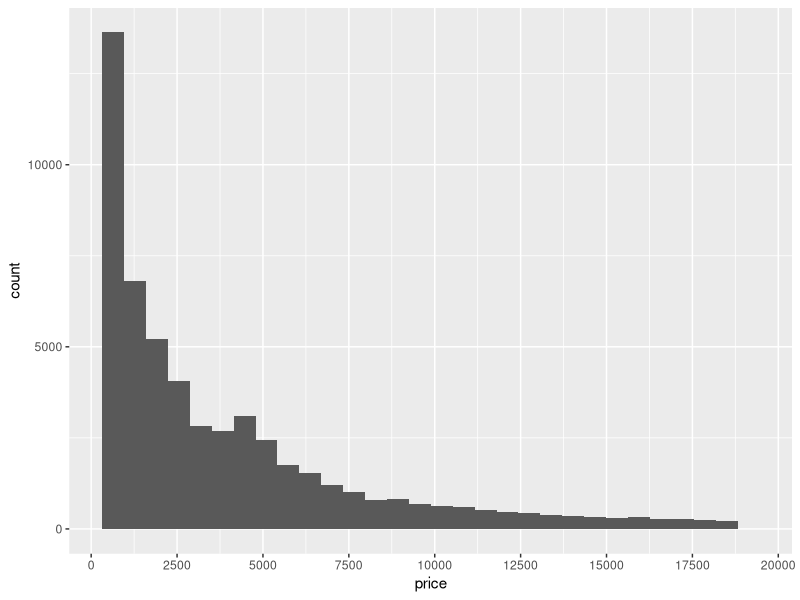
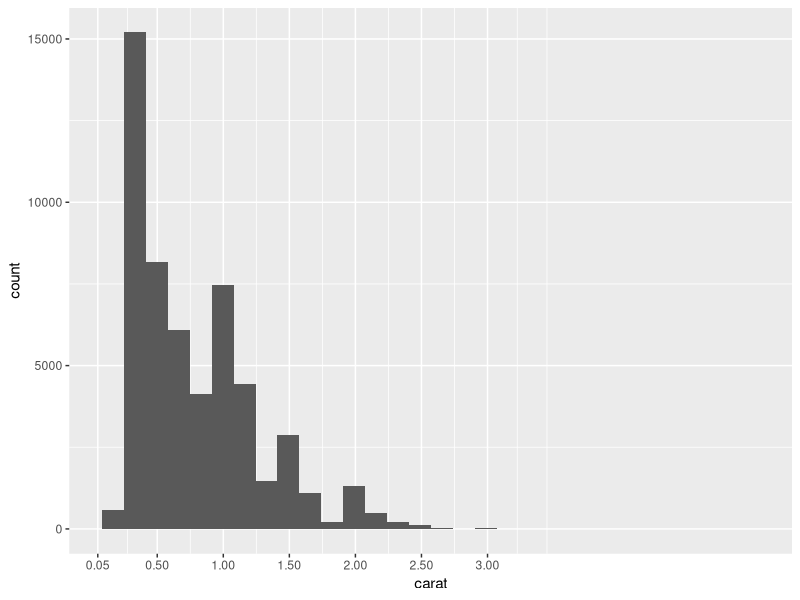
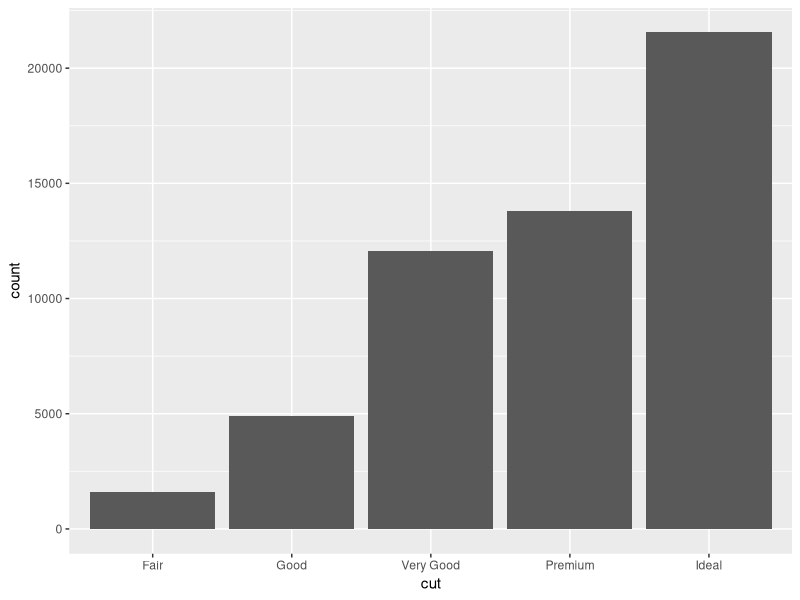
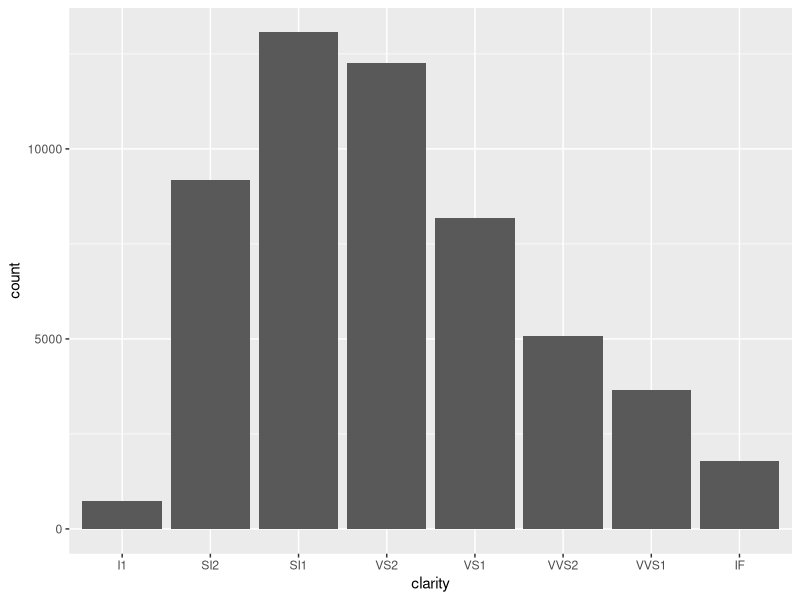
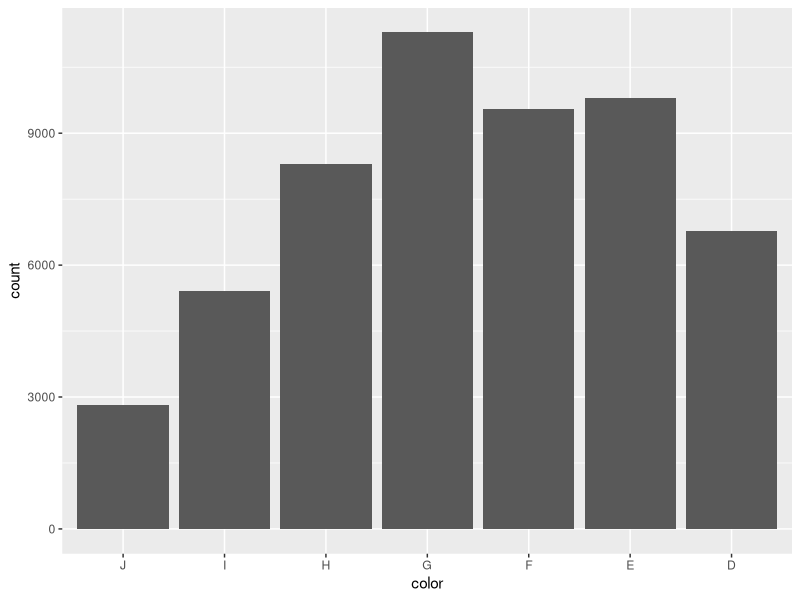
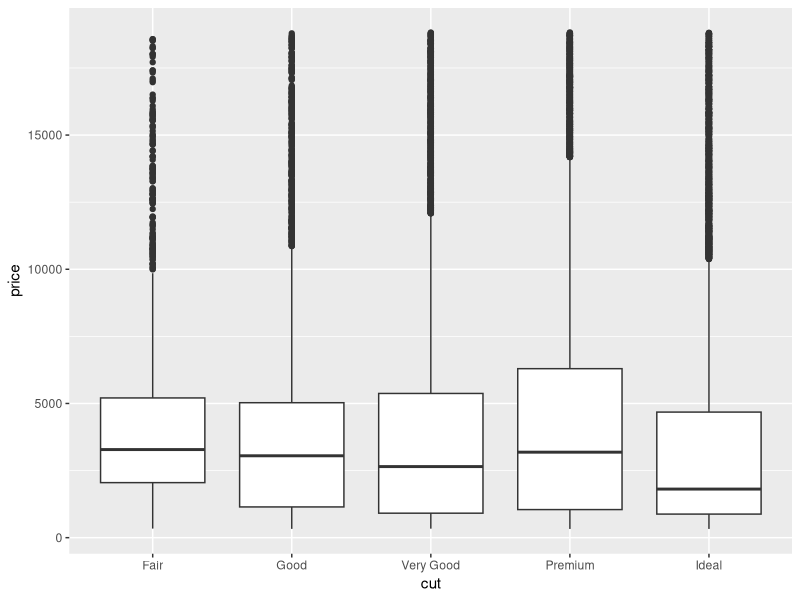
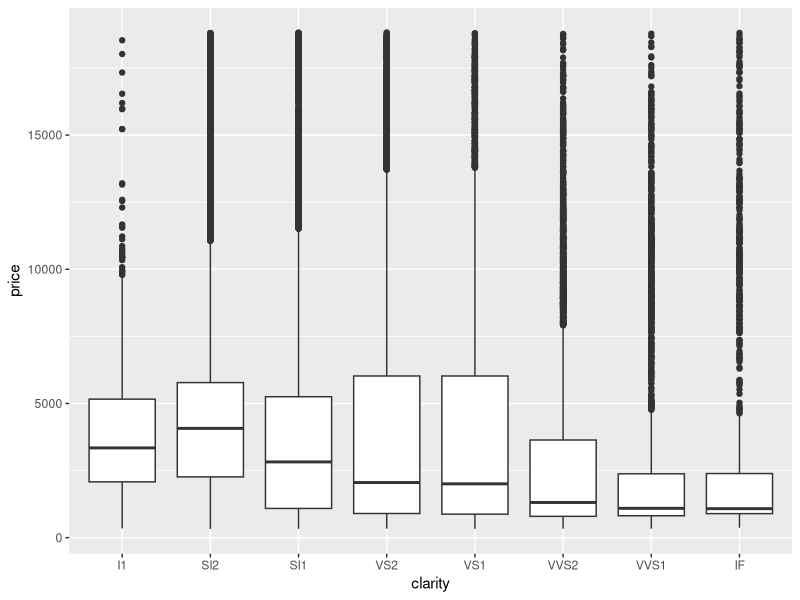
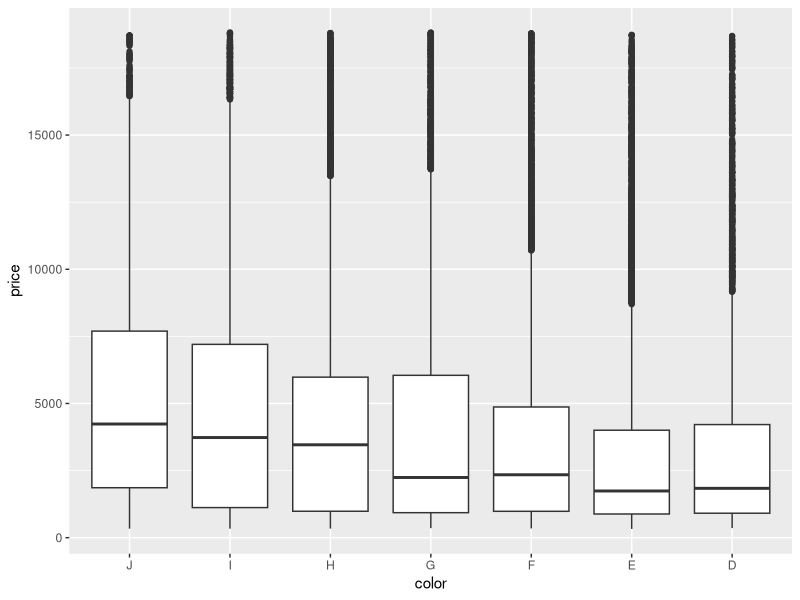

The R script that drew these images, in order:
## ---- chunk 1
knitr::opts_chunk$set(echo = TRUE)
## ---- chunk 2
library(tidyverse)
## ---- chunk 3
df = read.csv('diamonds.csv')
## ---- chunk 4
str(df)
## ---- chunk 5
df$cut = factor(df$cut, levels = c('Fair', 'Good', 'Very Good', 'Premium', 'Ideal'))
df$color = factor(df$color, levels = c('J', 'I', 'H', 'G', 'F', 'E', 'D'))
df$clarity = factor(df$clarity, levels = c('I1', 'SI2', 'SI1', 'VS2', 'VS1', 'VVS2', 'VVS1', 'IF'))
## ---- chunk 6
str(df)
## ---- chunk 7
ggplot(df, aes(price)) + 
  geom_histogram(bins = 30) +
  scale_x_continuous(breaks = c(0, 2500, 5000, 7500, 10000, 12500, 15000, 17500, 20000))
## ---- chunk 8
ggplot(df, aes(carat)) + 
  geom_histogram(bins=30) +
  scale_x_continuous(breaks = c(0.05,  0.5,  1.0,  1.5,  2.0,  2.5, 3.0))
## ---- chunk 9
ggplot(df, aes(cut)) +
  geom_bar()
## ---- chunk 10
ggplot(df, aes(clarity)) +
  geom_bar()
## ---- chunk 11
ggplot(df, aes(color)) +
  geom_bar()
## ---- chunk 12
ggplot(df, aes(x=cut, y=price)) + 
  geom_boxplot()
## ---- chunk 13
ggplot(df, aes(x=clarity, y=price)) +
  geom_boxplot()
## ---- chunk 14
ggplot(df, aes(x=color, y=price)) +
  geom_boxplot()
## ---- chunk 15
ggplot(df, aes(x=carat, y=price)) +
  geom_point()
## ---- chunk 16
knitr::opts_chunk$set(echo = TRUE)
## ---- chunk 17
library(tidyverse)
## ---- chunk 18
df = read.csv('diamonds.csv')
## ---- chunk 19
str(df)
## ---- chunk 20
df$cut = factor(df$cut, levels = c('Fair', 'Good', 'Very Good', 'Premium', 'Ideal'))
df$color = factor(df$color, levels = c('J', 'I', 'H', 'G', 'F', 'E', 'D'))
df$clarity = factor(df$clarity, levels = c('I1', 'SI2', 'SI1', 'VS2', 'VS1', 'VVS2', 'VVS1', 'IF'))
## ---- chunk 21
str(df)
## ---- chunk 22
ggplot(df, aes(price)) + 
  geom_histogram(bins = 30) +
  scale_x_continuous(breaks = c(0, 2500, 5000, 7500, 10000, 12500, 15000, 17500, 20000))
## ---- chunk 23
ggplot(df, aes(carat)) + 
  geom_histogram(bins=30) +
  scale_x_continuous(breaks = c(0.05,  0.5,  1.0,  1.5,  2.0,  2.5, 3.0))
## ---- chunk 24
ggplot(df, aes(cut)) +
  geom_bar()
## ---- chunk 25
ggplot(df, aes(clarity)) +
  geom_bar()
## ---- chunk 26
ggplot(df, aes(color)) +
  geom_bar()
## ---- chunk 27
ggplot(df, aes(x=cut, y=price)) + 
  geom_boxplot()
## ---- chunk 28
ggplot(df, aes(x=clarity, y=price)) +
  geom_boxplot()
## ---- chunk 29
ggplot(df, aes(x=color, y=price)) +
  geom_boxplot()
## ---- chunk 30
ggplot(df, aes(x=carat, y=price)) +
  geom_point()
